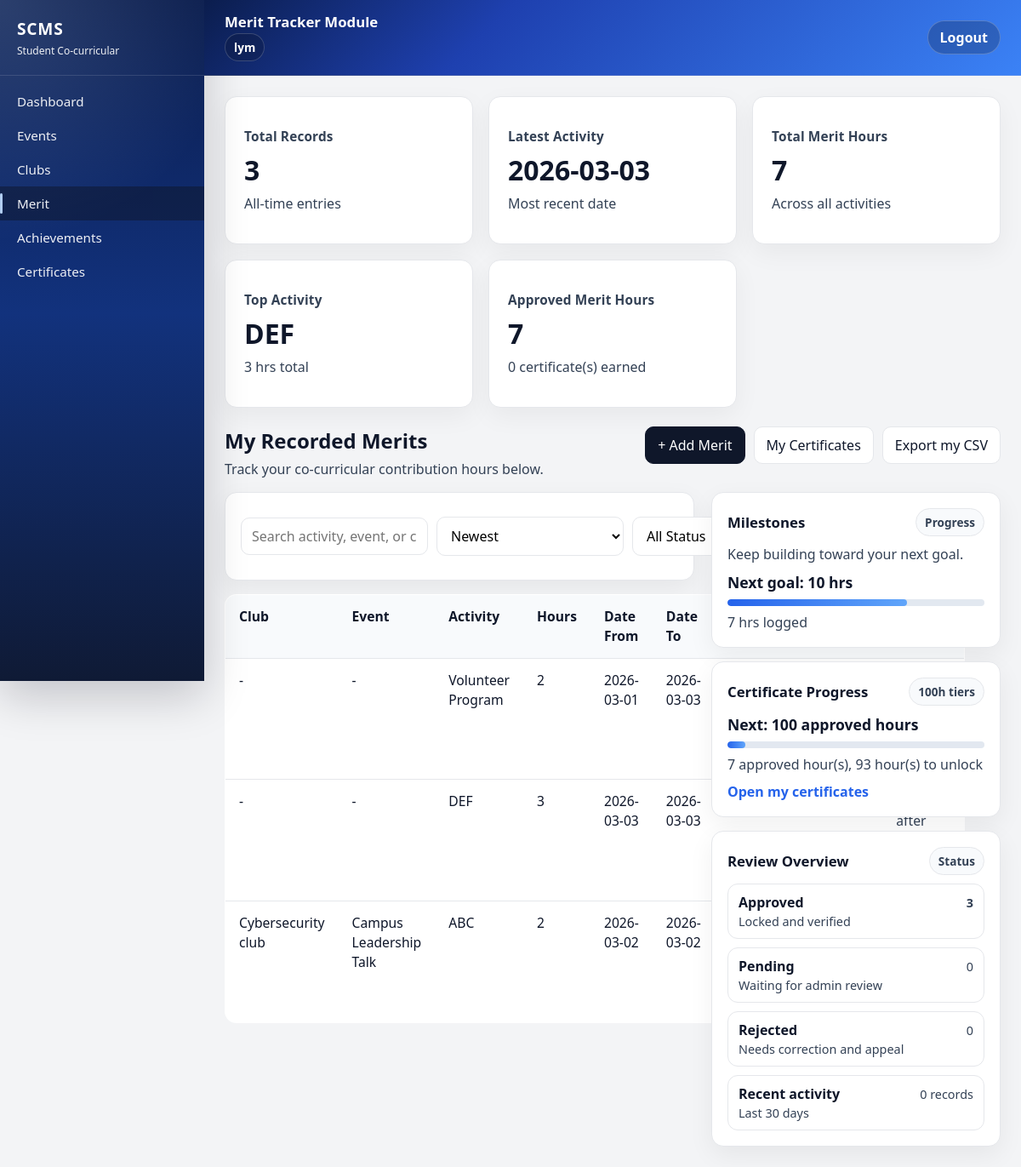
The page /public/index.php?url=merit/index (signed in) on the database its author committed.
### tables this page shows
CREATE TABLE `merits` (
  `meritID` int(11) NOT NULL,
  `userID` int(11) NOT NULL,
  `eventID` int(11) DEFAULT NULL,
  `activityName` varchar(150) NOT NULL,
  `hours` int(11) NOT NULL,
  `dateFrom` date DEFAULT NULL,
  `dateTo` date DEFAULT NULL,
  `status` enum('pending','approved','rejected') NOT NULL DEFAULT 'pending',
  `submitted_at` timestamp NOT NULL DEFAULT current_timestamp(),
  `reviewed_at` timestamp NULL DEFAULT NULL,
  `reviewed_by` int(11) DEFAULT NULL,
  `review_note` text DEFAULT NULL,
  `evidence_path` varchar(255) DEFAULT NULL,
  `appeal_note` text DEFAULT NULL,
  `appealed_at` datetime DEFAULT NULL,
  `resubmission_count` int(11) NOT NULL DEFAULT 0,
  `last_resubmitted_at` datetime DEFAULT NULL
);

CREATE TABLE `club_catalog` (
  `clubCatalogID` int(11) NOT NULL,
  `clubName` varchar(150) NOT NULL,
  `description` text DEFAULT NULL,
  `is_active` tinyint(1) NOT NULL DEFAULT 1,
  `created_by` int(11) DEFAULT NULL,
  `created_at` timestamp NOT NULL DEFAULT current_timestamp()
);

CREATE TABLE `events` (
  `eventID` int(11) NOT NULL,
  `userID` int(11) NOT NULL,
  `clubCatalogID` int(11) DEFAULT NULL,
  `eventTitle` varchar(150) NOT NULL,
  `eventType` varchar(50) DEFAULT NULL,
  `eventDate` date NOT NULL,
  `eventHours` decimal(6,2) NOT NULL DEFAULT 1.00,
  `location` varchar(150) DEFAULT NULL,
  `description` text DEFAULT NULL,
  `reflection` text DEFAULT NULL,
  `created_at` timestamp NOT NULL DEFAULT current_timestamp(),
  `status` enum('pending','approved','rejected') NOT NULL DEFAULT 'pending',
  `submitted_at` timestamp NOT NULL DEFAULT current_timestamp(),
  `reviewed_at` timestamp NULL DEFAULT NULL,
  `reviewed_by` int(11) DEFAULT NULL,
  `review_note` text DEFAULT NULL,
  `evidence_path` varchar(255) DEFAULT NULL
);

### app/views/merit/index.php (the view, shortened to what the rows shown need)
<?php require "../app/views/layout/header.php"; ?>
<?php require "../app/views/layout/sidebar.php"; ?>
<div class="main module-page">
    <div class="topbar">
        <div class="topbar-left">
            <div class="topbar-title">Merit Tracker Module</div>
            <div class="topbar-user-inline">
                <?= htmlspecialchars($_SESSION['user_name'] ?? '', ENT_QUOTES, 'UTF-8'); ?>
            </div>
        </div>
        <div class="topbar-actions">
            <form method="POST" action="index.php?url=auth/logout">
                <button type="submit" class="topbar-logout">Logout</button>
            </form>
        </div>
    </div>
    <div class="content">
        <div class="content-inner">
    <?php
        $totalRecords = is_array($merits) ? count($merits) : 0;
        $totalHours = 0.0;
        $latestDate = null;
        $recentCount = 0;
        $approvedCount = 0;
        $pendingCount = 0;
        $rejectedCount = 0;
        $byActivity = [];
        if (is_array($merits)) {
            foreach ($merits as $row) {
                $h = isset($row['hours']) ? (float) $row['hours'] : 0.0;
                $totalHours += $h;
                $activity = (string) ($row['activityName'] ?? '');
                if ($activity !== '') {
                    $byActivity[$activity] = ($byActivity[$activity] ?? 0.0) + $h;
                }
                $dateTo = trim((string) ($row['dateTo'] ?? ''));
                $dateFrom = trim((string) ($row['dateFrom'] ?? ''));
                $dateTo = ($dateTo === '' || $dateTo === '0000-00-00') ? '' : $dateTo;
                $dateFrom = ($dateFrom === '' || $dateFrom === '0000-00-00') ? '' : $dateFrom;
                $candidate = $dateTo !== '' ? $dateTo : ($dateFrom !== '' ? $dateFrom : '');
                if ($candidate !== '') {
                    if ($latestDate === null || strcmp((string) $candidate, (string) $latestDate) > 0) {
                        $latestDate = (string) $candidate;
                    }
                }
                $statusValue = (string) ($row['status'] ?? 'pending');
                if ($statusValue === 'approved') {
                    $approvedCount++;
                } elseif ($statusValue === 'rejected') {
                    $rejectedCount++;
                } else {
                    $pendingCount++;
                }
            }
        }
        $topActivity = null;
        $topHours = 0.0;
        foreach ($byActivity as $name => $hours) {
            if ($hours > $topHours) {
                $topHours = $hours;
                $topActivity = $name;
            }
        }
        $milestones = [10, 20, 50, 100];
        $nextMilestone = null;
        foreach ($milestones as $goal) {
            if ($totalHours < $goal) {
                $nextMilestone = $goal;
                break;
            }
        }
        $milestoneLabel = $nextMilestone ? $nextMilestone . " hrs" : "Goal complete";
        $milestoneProgress = $nextMilestone ? min(100, (int) round(($totalHours / $nextMilestone) * 100)) : 100;
        $approvedHoursForCert = isset($approvedMeritHours) ? (int) $approvedMeritHours : 0;
        $nextCertificateMilestone = ((int) floor($approvedHoursForCert / 100) + 1) * 100;
        $hoursToNextCertificate = max(0, $nextCertificateMilestone - $approvedHoursForCert);
        $certificateProgressPercent = $nextCertificateMilestone > 0
            ? min(100, (int) round(($approvedHoursForCert / $nextCertificateMilestone) * 100))
            : 0;
    ?>
    <div class="kpi-grid">
        <div class="kpi-card">
            <div class="kpi-label">Total Records</div>
            <div class="kpi-value"><?= (int) $totalRecords ?></div>
            <div class="kpi-sub">All-time entries</div>
        </div>
        <div class="kpi-card">
            <div class="kpi-label">Latest Activity</div>
            <div class="kpi-value"><?= htmlspecialchars($latestDate ?? '-', ENT_QUOTES, 'UTF-8') ?></div>
            <div class="kpi-sub">Most recent date</div>
        </div>
        <div class="kpi-card">
            <div class="kpi-label">Total Merit Hours</div>
            <div class="kpi-value"><?= (int) round($totalHours) ?></div>
            <div class="kpi-sub">Across all activities</div>
        </div>
        <div class="kpi-card">
            <div class="kpi-label">Top Activity</div>
            <div class="kpi-value"><?= htmlspecialchars($topActivity ?? '-', ENT_QUOTES, 'UTF-8') ?></div>
            <div class="kpi-sub"><?= $topActivity ? ((int) round($topHours)) . " hrs total" : "-" ?></div>
        </div>
        <div class="kpi-card">
            <div class="kpi-label">Approved Merit Hours</div>
            <div class="kpi-value"><?= (int) ($approvedMeritHours ?? 0) ?></div>
            <div class="kpi-sub"><?= (int) ($certificateCount ?? 0) ?> certificate(s) earned</div>
        </div>
    </div>
    <div class="page-header">
        <div>
            <h2 style="margin:0;">My Recorded Merits</h2>
            <div class="muted" style="margin-top:6px;">Track your co-curricular contribution hours below.</div>
        </div>
        <div class="page-actions">
            <a href="index.php?url=merit/create" class="btn">+ Add Merit</a>
            <a href="index.php?url=certificate/myMerit" class="btn btn-secondary">My Certificates</a>
            <a href="index.php?url=merit/exportSelf" class="btn btn-secondary no-print">Export my CSV</a>
        </div>
    </div>
    <div class="split-layout">
        <div>
            <div class="card" style="margin-bottom:16px;">
                <form method="GET" class="filter-bar">
                    <input
                        type="text"
                        name="search"
                        class="input"
                        placeholder="Search activity, event, or club..."
                        value="<?= isset($_GET['search']) ? htmlspecialchars($_GET['search'], ENT_QUOTES, 'UTF-8') : '' ?>">
                    <?php $currentSort = $_GET['sort'] ?? 'meritID'; ?>
                    <select name="sort" class="input">
                        <option value="meritID" <?= $currentSort === 'meritID' ? 'selected' : '' ?>>Newest</option>
                    </select>
                    <?php $currentStatus = $_GET['status'] ?? ''; ?>
                    <select name="status" class="input">
                        <option value="" <?= $currentStatus === '' ? 'selected' : '' ?>>All Status</option>
                    </select>
                    <button class="btn" type="submit">Search / Filter</button>
                    <a class="btn btn-secondary" href="index.php?url=merit/index">Reset</a>
                </form>
            </div>
            <table class="co-records-table">
                <tr>
                    <th>Club</th>
                    <th>Event</th>
                    <th>Activity</th>
                    <th>Hours</th>
                    <th>Date From</th>
                    <th>Date To</th>
                    <th>Status</th>
                    <th>Appeal</th>
                    <th>Actions</th>
                </tr>
                <?php foreach ($merits as $m): ?>
                <?php
                    $dateFromDisplay = trim((string) ($m['dateFrom'] ?? ''));
                    $dateToDisplay = trim((string) ($m['dateTo'] ?? ''));
                    $dateFromDisplay = ($dateFromDisplay === '' || $dateFromDisplay === '0000-00-00') ? '' : $dateFromDisplay;
                    $dateToDisplay = ($dateToDisplay === '' || $dateToDisplay === '0000-00-00') ? '' : $dateToDisplay;
                    $status = (string) ($m['status'] ?? 'approved');
                    $isLocked = $status === 'approved';
                    $appealedAt = trim((string) ($m['appealed_at'] ?? ''));
                    $resubmissionCount = (int) ($m['resubmission_count'] ?? 0);
                ?>
                <tr>
                    <td><?= htmlspecialchars((string) ($m['clubName'] ?? '-'), ENT_QUOTES, 'UTF-8') ?></td>
                    <td><?= htmlspecialchars((string) ($m['eventTitle'] ?? '-'), ENT_QUOTES, 'UTF-8') ?></td>
                    <td><?= htmlspecialchars($m['activityName']) ?></td>
                    <td><?= htmlspecialchars($m['hours'], ENT_QUOTES, 'UTF-8') ?></td>
                    <td><?= htmlspecialchars($dateFromDisplay !== '' ? $dateFromDisplay : '-', ENT_QUOTES, 'UTF-8') ?></td>
                    <td><?= htmlspecialchars($dateToDisplay !== '' ? $dateToDisplay : '-', ENT_QUOTES, 'UTF-8') ?></td>
                    <td>
                        <span class="status-badge <?= htmlspecialchars($status, ENT_QUOTES, 'UTF-8') ?>"><?= htmlspecialchars(ucfirst($status), ENT_QUOTES, 'UTF-8') ?></span>
                    </td>
                    <td>
                        <?php if ($status === 'rejected'): ?>
                            <span class="status-badge rejected">Needs appeal</span>
                            <div style="margin-top:4px;">
                                <a class="link" href="index.php?url=merit/edit&id=<?= htmlspecialchars($m['meritID'], ENT_QUOTES, 'UTF-8') ?>">Appeal &amp; resubmit</a>
                            </div>
                        <?php else: ?>
                            <?php if ($resubmissionCount > 0): ?>
                                <div class="muted" style="font-size:0.85rem;">Resolved after <?= (int) $resubmissionCount ?> resubmission(s)</div>
                                <?php if ($appealedAt !== ''): ?>
                                    <div class="muted" style="font-size:0.85rem;">Last appeal: <?= htmlspecialchars($appealedAt, ENT_QUOTES, 'UTF-8') ?></div>
                                <?php endif; ?>
                            <?php else: ?>
                                <span class="muted">-</span>
                            <?php endif; ?>
                        <?php endif; ?>
                    </td>
                    <td>
                        <?php if ($isLocked): ?>
                            <span class="muted">Locked after approval (admin only)</span>
                        <?php endif; ?>
                    </td>
                </tr>
                <?php endforeach; ?>
            </table>
        </div>
        <div class="side-stack">
            <div class="card">
                <div class="card-header">
                    <h3 class="card-title">Milestones</h3>
                    <span class="chip">Progress</span>
                </div>
                <div class="muted" style="margin-bottom:10px;">Keep building toward your next goal.</div>
                <div class="milestone-value">Next goal: <?= htmlspecialchars($milestoneLabel, ENT_QUOTES, 'UTF-8') ?></div>
                <div class="bar-track">
                    <div class="bar-fill" style="width: <?= (int) $milestoneProgress ?>%;"></div>
                </div>
                <div class="muted" style="margin-top:8px;"><?= (int) round($totalHours) ?> hrs logged</div>
            </div>
            <div class="card">
                <div class="card-header">
                    <h3 class="card-title">Certificate Progress</h3>
                    <span class="chip">100h tiers</span>
                </div>
                <div class="milestone-value">Next: <?= (int) $nextCertificateMilestone ?> approved hours</div>
                <div class="bar-track">
                    <div class="bar-fill" style="width: <?= (int) $certificateProgressPercent ?>%;"></div>
                </div>
                <div class="muted" style="margin-top:8px;">
                    <?= (int) $approvedHoursForCert ?> approved hour(s), <?= (int) $hoursToNextCertificate ?> hour(s) to unlock
                </div>
                <div style="margin-top:10px;">
                    <a class="link" href="index.php?url=certificate/myMerit">Open my certificates</a>
                </div>
            </div>
            <div class="card">
                <div class="card-header">
                    <h3 class="card-title">Review Overview</h3>
                    <span class="chip">Status</span>
                </div>
                <ul class="list">
                    <li class="list-item">
                        <div>
                            <div class="list-item-title">Approved</div>
                            <div class="list-item-sub">Locked and verified</div>
                        </div>
                        <div class="list-item-right">
                            <strong><?= (int) $approvedCount ?></strong>
                        </div>
                    </li>
                    <li class="list-item">
                        <div>
                            <div class="list-item-title">Pending</div>
                            <div class="list-item-sub">Waiting for admin review</div>
                        </div>
                        <div class="list-item-right">
                            <?= (int) $pendingCount ?>
                        </div>
                    </li>
                    <li class="list-item">
                        <div>
                            <div class="list-item-title">Rejected</div>
                            <div class="list-item-sub">Needs correction and appeal</div>
                        </div>
                        <div class="list-item-right">
                            <?= (int) $rejectedCount ?>
                        </div>
                    </li>
                    <li class="list-item">
                        <div>
                            <div class="list-item-title">Recent activity</div>
                            <div class="list-item-sub">Last 30 days</div>
                        </div>
                        <div class="list-item-right">
                            <?= (int) $recentCount ?> record<?= $recentCount === 1 ? '' : 's' ?>
                        </div>
                    </li>
                </ul>
            </div>
        </div>
    </div>
        </div>
    </div>
</div>
<?php require "../app/views/layout/footer.php"; ?>

### rows shown on the page
merits: dateTo "2026-03-03", clubName "-", eventTitle "-", activityName "Volunteer Program", hours "2", dateFrom "2026-03-01"
merits: clubName "-", eventTitle "-", activityName "DEF", hours "3", dateFrom "2026-03-03", dateTo "2026-03-03"
merits: club_catalog.clubName "Cybersecurity club", eventID.eventTitle "Campus Leadership Talk", activityName "ABC", hours "2", dateFrom "2026-03-02", dateTo "2026-03-02"

### other values the page prints
$_SESSION['user_name'] "lym"
$totalRecords "3"
$totalHours "7"
$topActivity "DEF"
$topHours "3"
$approvedMeritHours "7"
$certificateCount "0"
$milestoneLabel "10 hrs"
$nextCertificateMilestone "100"
$approvedHoursForCert "7"
$hoursToNextCertificate "93"
$approvedCount "3"
$pendingCount "0"
$rejectedCount "0"
$recentCount "0"
